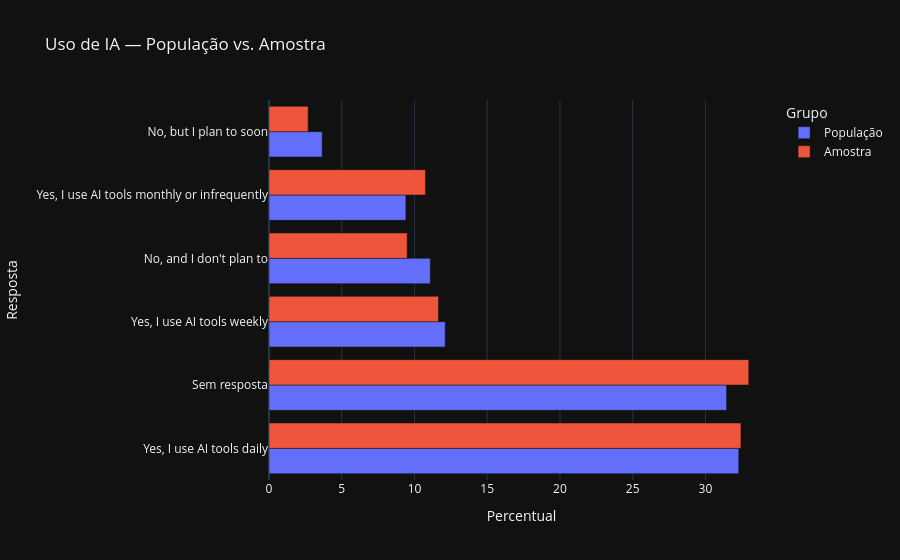

The notebook cell this image was saved under:
### Code cell
def distribuicao_ia(base, grupo):
    dados = (
        base["AISelect"]
        .fillna("Sem resposta")
        .value_counts(normalize=True)
        .mul(100)
        .rename_axis("Resposta")
        .reset_index(name="Percentual")
    )

    dados["Grupo"] = grupo
    return dados

dados_ia = pd.concat([
    distribuicao_ia(df, "População"),
    distribuicao_ia(amostra_ajustada, "Amostra")
])

fig = px.bar(
    dados_ia,
    x="Percentual",
    y="Resposta",
    color="Grupo",
    barmode="group",
    orientation="h",
    title="Uso de IA — População vs. Amostra",
    template="plotly_dark"
)

fig.show()

### Figure 1 — Plotly figure (JSON) as saved in the notebook; plotly's stock layout.template omitted (floating-point values rounded to 4 significant figures)
{"data": [{"alignmentgroup": "True", "hovertemplate": "Grupo=População<br>Percentual=%{x}<br>Resposta=%{y}<extra></extra>", "legendgroup": "População", "marker": {"color": "#636efa", "pattern": {"shape": ""}}, "name": "População", "offsetgroup": "População", "orientation": "h", "showlegend": true, "textposition": "auto", "type": "bar", "x": [32.29, 31.45, 12.11, 11.09, 9.408, 3.653], "xaxis": "x", "y": ["Yes, I use AI tools daily", "Sem resposta", "Yes, I use AI tools weekly", "No, and I don't plan to", "Yes, I use AI tools monthly or infrequently", "No, but I plan to soon"], "yaxis": "y"}, {"alignmentgroup": "True", "hovertemplate": "Grupo=Amostra<br>Percentual=%{x}<br>Resposta=%{y}<extra></extra>", "legendgroup": "Amostra", "marker": {"color": "#EF553B", "pattern": {"shape": ""}}, "name": "Amostra", "offsetgroup": "Amostra", "orientation": "h", "showlegend": true, "textposition": "auto", "type": "bar", "x": [32.97, 32.44, 11.65, 10.75, 9.498, 2.688], "xaxis": "x", "y": ["Sem resposta", "Yes, I use AI tools daily", "Yes, I use AI tools weekly", "Yes, I use AI tools monthly or infrequently", "No, and I don't plan to", "No, but I plan to soon"], "yaxis": "y"}], "layout": {"barmode": "group", "legend": {"title": {"text": "Grupo"}, "tracegroupgap": 0}, "title": {"text": "Uso de IA — População vs. Amostra"}, "xaxis": {"anchor": "y", "domain": [0, 1], "title": {"text": "Percentual"}}, "yaxis": {"anchor": "x", "domain": [0, 1], "title": {"text": "Resposta"}}}}
